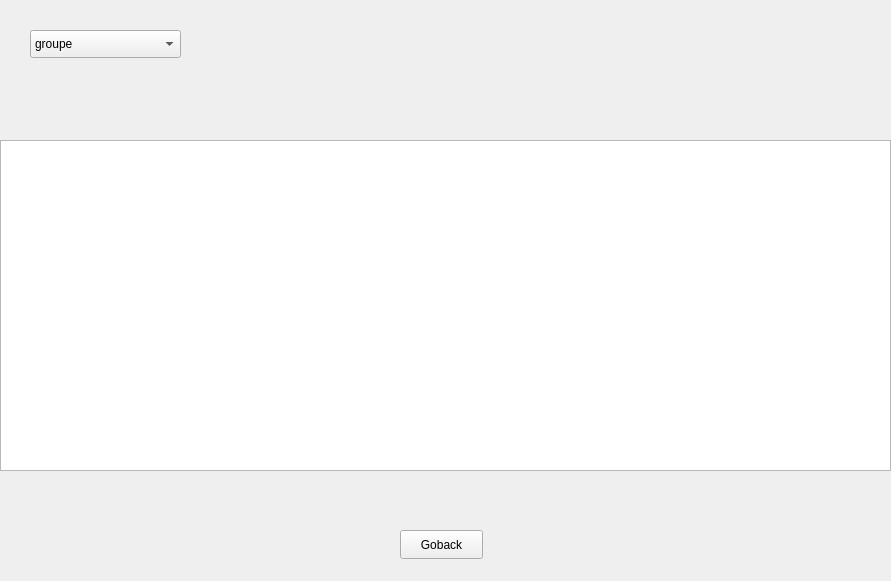
<?xml version="1.0" encoding="UTF-8"?>
<ui version="4.0">
 <class>Note</class>
 <widget class="QWidget" name="Note">
  <property name="geometry">
   <rect>
    <x>0</x>
    <y>0</y>
    <width>891</width>
    <height>581</height>
   </rect>
  </property>
  <property name="windowTitle">
   <string>Form</string>
  </property>
  <widget class="QStackedWidget" name="stackedWidget">
   <property name="geometry">
    <rect>
     <x>0</x>
     <y>0</y>
     <width>891</width>
     <height>581</height>
    </rect>
   </property>
   <property name="currentIndex">
    <number>3</number>
   </property>
   <widget class="QWidget" name="grades_menu">
    <widget class="QPushButton" name="menu">
     <property name="geometry">
      <rect>
       <x>380</x>
       <y>490</y>
       <width>121</width>
       <height>29</height>
      </rect>
     </property>
     <property name="text">
      <string>Main Menu</string>
     </property>
    </widget>
    <widget class="QPushButton" name="update">
     <property name="geometry">
      <rect>
       <x>320</x>
       <y>270</y>
       <width>251</width>
       <height>51</height>
      </rect>
     </property>
     <property name="text">
      <string>Update grades</string>
     </property>
    </widget>
    <widget class="QLabel" name="label_2">
     <property name="geometry">
      <rect>
       <x>70</x>
       <y>80</y>
       <width>671</width>
       <height>101</height>
      </rect>
     </property>
     <property name="styleSheet">
      <string notr="true">font: 700 22pt &quot;Segoe UI&quot;;
color: rgb(170, 0, 0);</string>
     </property>
     <property name="text">
      <string>                               Grades</string>
     </property>
    </widget>
    <widget class="QPushButton" name="show">
     <property name="geometry">
      <rect>
       <x>320</x>
       <y>340</y>
       <width>251</width>
       <height>51</height>
      </rect>
     </property>
     <property name="text">
      <string>Show grades</string>
     </property>
    </widget>
    <widget class="QPushButton" name="Adder">
     <property name="geometry">
      <rect>
       <x>320</x>
       <y>200</y>
       <width>251</width>
       <height>51</height>
      </rect>
     </property>
     <property name="text">
      <string>Add grades</string>
     </property>
    </widget>
    <widget class="QPushButton" name="average">
     <property name="geometry">
      <rect>
       <x>320</x>
       <y>420</y>
       <width>251</width>
       <height>51</height>
      </rect>
     </property>
     <property name="text">
      <string>PV</string>
     </property>
    </widget>
   </widget>
   <widget class="QWidget" name="add_grades">
    <widget class="QFrame" name="frame">
     <property name="geometry">
      <rect>
       <x>60</x>
       <y>40</y>
       <width>781</width>
       <height>111</height>
      </rect>
     </property>
     <property name="frameShape">
      <enum>QFrame::StyledPanel</enum>
     </property>
     <property name="frameShadow">
      <enum>QFrame::Raised</enum>
     </property>
     <widget class="QComboBox" name="Liste_grp">
      <property name="geometry">
       <rect>
        <x>250</x>
        <y>30</y>
        <width>181</width>
        <height>31</height>
       </rect>
      </property>
     </widget>
     <widget class="QComboBox" name="liste_grpm">
      <property name="geometry">
       <rect>
        <x>560</x>
        <y>30</y>
        <width>121</width>
        <height>31</height>
       </rect>
      </property>
     </widget>
     <widget class="QPushButton" name="show_S">
      <property name="geometry">
       <rect>
        <x>670</x>
        <y>70</y>
        <width>101</width>
        <height>29</height>
       </rect>
      </property>
      <property name="text">
       <string>confirm</string>
      </property>
     </widget>
     <widget class="QPushButton" name="continue_2">
      <property name="geometry">
       <rect>
        <x>170</x>
        <y>30</y>
        <width>71</width>
        <height>29</height>
       </rect>
      </property>
      <property name="text">
       <string>continue</string>
      </property>
     </widget>
     <widget class="QPushButton" name="Continue">
      <property name="geometry">
       <rect>
        <x>460</x>
        <y>30</y>
        <width>81</width>
        <height>29</height>
       </rect>
      </property>
      <property name="text">
       <string>continue</string>
      </property>
     </widget>
     <widget class="QComboBox" name="Liste_mat">
      <property name="geometry">
       <rect>
        <x>20</x>
        <y>70</y>
        <width>181</width>
        <height>31</height>
       </rect>
      </property>
     </widget>
     <widget class="QComboBox" name="type">
      <property name="geometry">
       <rect>
        <x>470</x>
        <y>70</y>
        <width>181</width>
        <height>31</height>
       </rect>
      </property>
      <item>
       <property name="text">
        <string>DS</string>
       </property>
      </item>
      <item>
       <property name="text">
        <string>TP</string>
       </property>
      </item>
      <item>
       <property name="text">
        <string>EXAMEN</string>
       </property>
      </item>
     </widget>
     <widget class="QPushButton" name="proceed">
      <property name="geometry">
       <rect>
        <x>700</x>
        <y>30</y>
        <width>71</width>
        <height>29</height>
       </rect>
      </property>
      <property name="text">
       <string>continue</string>
      </property>
     </widget>
     <widget class="QComboBox" name="Liste_etu">
      <property name="geometry">
       <rect>
        <x>250</x>
        <y>70</y>
        <width>181</width>
        <height>31</height>
       </rect>
      </property>
     </widget>
     <widget class="QComboBox" name="cnss">
      <property name="geometry">
       <rect>
        <x>20</x>
        <y>30</y>
        <width>141</width>
        <height>31</height>
       </rect>
      </property>
     </widget>
    </widget>
    <widget class="QPushButton" name="validate">
     <property name="geometry">
      <rect>
       <x>330</x>
       <y>518</y>
       <width>191</width>
       <height>31</height>
      </rect>
     </property>
     <property name="text">
      <string>validate</string>
     </property>
    </widget>
    <widget class="QFrame" name="frame_2">
     <property name="geometry">
      <rect>
       <x>60</x>
       <y>190</y>
       <width>781</width>
       <height>261</height>
      </rect>
     </property>
     <property name="frameShape">
      <enum>QFrame::StyledPanel</enum>
     </property>
     <property name="frameShadow">
      <enum>QFrame::Raised</enum>
     </property>
     <widget class="QLineEdit" name="enter_note">
      <property name="geometry">
       <rect>
        <x>570</x>
        <y>100</y>
        <width>141</width>
        <height>31</height>
       </rect>
      </property>
     </widget>
     <widget class="QLabel" name="selected_ETU">
      <property name="geometry">
       <rect>
        <x>20</x>
        <y>100</y>
        <width>131</width>
        <height>41</height>
       </rect>
      </property>
      <property name="text">
       <string/>
      </property>
     </widget>
     <widget class="QLabel" name="selected_mat">
      <property name="geometry">
       <rect>
        <x>170</x>
        <y>100</y>
        <width>131</width>
        <height>41</height>
       </rect>
      </property>
      <property name="text">
       <string/>
      </property>
     </widget>
     <widget class="QLabel" name="selected_type">
      <property name="geometry">
       <rect>
        <x>360</x>
        <y>100</y>
        <width>131</width>
        <height>41</height>
       </rect>
      </property>
      <property name="text">
       <string/>
      </property>
     </widget>
    </widget>
    <widget class="QPushButton" name="bak">
     <property name="geometry">
      <rect>
       <x>0</x>
       <y>0</y>
       <width>71</width>
       <height>31</height>
      </rect>
     </property>
     <property name="text">
      <string/>
     </property>
    </widget>
   </widget>
   <widget class="QWidget" name="show_grades">
    <widget class="QLineEdit" name="searchField">
     <property name="geometry">
      <rect>
       <x>10</x>
       <y>80</y>
       <width>191</width>
       <height>28</height>
      </rect>
     </property>
    </widget>
    <widget class="QLabel" name="label_4">
     <property name="geometry">
      <rect>
       <x>30</x>
       <y>50</y>
       <width>141</width>
       <height>21</height>
      </rect>
     </property>
     <property name="text">
      <string>Search </string>
     </property>
    </widget>
    <widget class="QTableView" name="liste_note">
     <property name="geometry">
      <rect>
       <x>0</x>
       <y>120</y>
       <width>891</width>
       <height>381</height>
      </rect>
     </property>
     <attribute name="horizontalHeaderVisible">
      <bool>true</bool>
     </attribute>
     <attribute name="verticalHeaderVisible">
      <bool>false</bool>
     </attribute>
    </widget>
    <widget class="QPushButton" name="search">
     <property name="geometry">
      <rect>
       <x>220</x>
       <y>80</y>
       <width>83</width>
       <height>29</height>
      </rect>
     </property>
     <property name="text">
      <string>Search</string>
     </property>
    </widget>
    <widget class="QPushButton" name="Goback">
     <property name="geometry">
      <rect>
       <x>332</x>
       <y>510</y>
       <width>161</width>
       <height>29</height>
      </rect>
     </property>
     <property name="text">
      <string>Go Back</string>
     </property>
    </widget>
   </widget>
   <widget class="QWidget" name="update_grades">
    <widget class="QTableView" name="mainly_PV">
     <property name="geometry">
      <rect>
       <x>0</x>
       <y>140</y>
       <width>891</width>
       <height>331</height>
      </rect>
     </property>
     <attribute name="horizontalHeaderVisible">
      <bool>false</bool>
     </attribute>
     <attribute name="verticalHeaderVisible">
      <bool>false</bool>
     </attribute>
    </widget>
    <widget class="QComboBox" name="PV_GRP">
     <property name="geometry">
      <rect>
       <x>30</x>
       <y>30</y>
       <width>151</width>
       <height>28</height>
      </rect>
     </property>
     <item>
      <property name="text">
       <string>groupe</string>
      </property>
     </item>
    </widget>
    <widget class="QPushButton" name="pushButton">
     <property name="geometry">
      <rect>
       <x>400</x>
       <y>530</y>
       <width>83</width>
       <height>29</height>
      </rect>
     </property>
     <property name="text">
      <string>Goback</string>
     </property>
    </widget>
   </widget>
   <widget class="QWidget" name="delete_grades">
    <widget class="QLineEdit" name="type_2">
     <property name="enabled">
      <bool>false</bool>
     </property>
     <property name="geometry">
      <rect>
       <x>590</x>
       <y>280</y>
       <width>181</width>
       <height>28</height>
      </rect>
     </property>
    </widget>
    <widget class="QLineEdit" name="numinsc">
     <property name="enabled">
      <bool>false</bool>
     </property>
     <property name="geometry">
      <rect>
       <x>590</x>
       <y>220</y>
       <width>181</width>
       <height>28</height>
      </rect>
     </property>
    </widget>
    <widget class="QPushButton" name="pushButton_2">
     <property name="geometry">
      <rect>
       <x>600</x>
       <y>400</y>
       <width>151</width>
       <height>31</height>
      </rect>
     </property>
     <property name="styleSheet">
      <string notr="true">QPushbotton{ }
background-color: qlineargradient(spread:pad, x1:0, y1:0, x2:1, y2:1, stop:0 rgba(170, 0, 0, 255), stop:1 rgba(255, 255, 255, 255));</string>
     </property>
     <property name="text">
      <string>Update</string>
     </property>
    </widget>
    <widget class="QLineEdit" name="note">
     <property name="geometry">
      <rect>
       <x>590</x>
       <y>340</y>
       <width>181</width>
       <height>28</height>
      </rect>
     </property>
    </widget>
    <widget class="QTableView" name="table_Notedel">
     <property name="geometry">
      <rect>
       <x>0</x>
       <y>0</y>
       <width>431</width>
       <height>561</height>
      </rect>
     </property>
     <attribute name="verticalHeaderVisible">
      <bool>false</bool>
     </attribute>
    </widget>
    <widget class="QLineEdit" name="idmat">
     <property name="enabled">
      <bool>false</bool>
     </property>
     <property name="geometry">
      <rect>
       <x>590</x>
       <y>160</y>
       <width>181</width>
       <height>28</height>
      </rect>
     </property>
    </widget>
    <widget class="QPushButton" name="go_b_del">
     <property name="geometry">
      <rect>
       <x>430</x>
       <y>0</y>
       <width>83</width>
       <height>29</height>
      </rect>
     </property>
     <property name="text">
      <string/>
     </property>
    </widget>
   </widget>
  </widget>
 </widget>
 <resources/>
 <connections/>
</ui>
